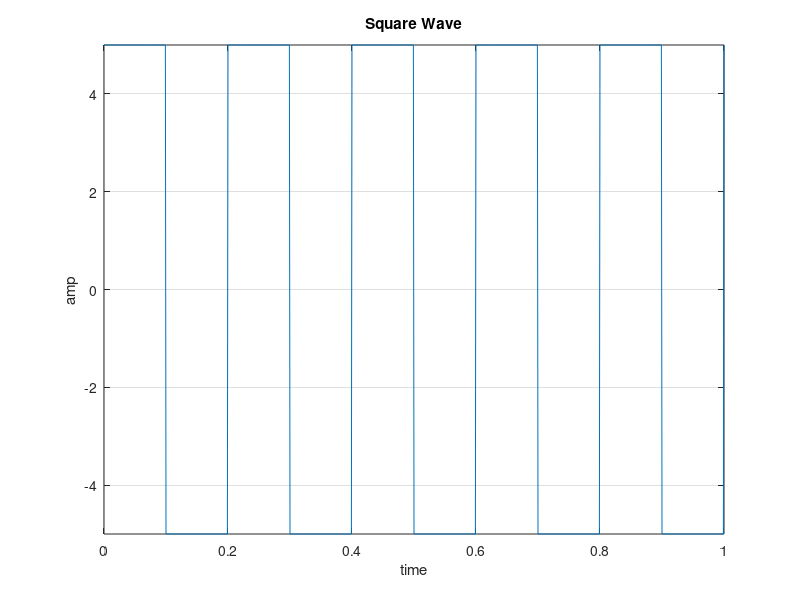

Reproduce this figure in MATLAB.
A = 5;                        % Amplitude
f = 5;                        % freq
t = 0:0.001:1;                % time
y = A * square(2 * pi * f * t); % square wave

plot(t, y);
xlim([0 1]);                  % x-axis limit
ylim([-5, 5]);                % y-axis limit
xlabel('time');               % give name to x-axis
ylabel('amp');                % give name to y-axis
title('Square Wave');         % give title
grid on;                      % turned grid on (must be lowercase 'on')
